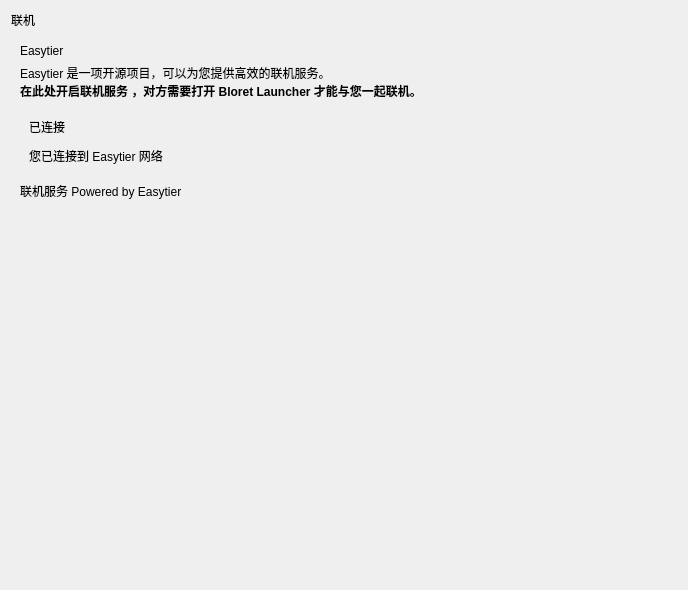
<?xml version="1.0" encoding="UTF-8"?>
<ui version="4.0">
 <class>Form</class>
 <widget class="QWidget" name="Form">
  <property name="geometry">
   <rect>
    <x>0</x>
    <y>0</y>
    <width>688</width>
    <height>590</height>
   </rect>
  </property>
  <property name="sizePolicy">
   <sizepolicy hsizetype="Preferred" vsizetype="Expanding">
    <horstretch>0</horstretch>
    <verstretch>0</verstretch>
   </sizepolicy>
  </property>
  <property name="windowTitle">
   <string>Form</string>
  </property>
  <property name="styleSheet">
   <string>
    @import url('https://cdn.jsdelivr.net/gh/zhiyiYo/PyQt-Fluent-Widgets@main/qfluentwidgets.qss');
   </string>
  </property>
  <layout class="QVBoxLayout" name="verticalLayout">
   <item>
    <widget class="TitleLabel" name="TitleLabel">
     <property name="text">
      <string>联机</string>
     </property>
    </widget>
   </item>
   <item>
    <widget class="SmoothScrollArea" name="SmoothScrollArea">
     <property name="styleSheet">
      <string notr="true">background: transparent; border: none</string>
     </property>
     <property name="widgetResizable">
      <bool>true</bool>
     </property>
     <widget class="QWidget" name="scrollAreaWidgetContents">
      <property name="geometry">
       <rect>
        <x>0</x>
        <y>0</y>
        <width>670</width>
        <height>528</height>
       </rect>
      </property>
      <layout class="QVBoxLayout" name="verticalLayout_2">
       <item>
        <widget class="SubtitleLabel" name="SubtitleLabel_2">
         <property name="text">
          <string>Easytier</string>
         </property>
        </widget>
       </item>
       <item>
        <widget class="CaptionLabel" name="CaptionLabel_9">
         <property name="sizePolicy">
          <sizepolicy hsizetype="Expanding" vsizetype="Preferred">
           <horstretch>0</horstretch>
           <verstretch>0</verstretch>
          </sizepolicy>
         </property>
         <property name="text">
          <string>&lt;html&gt;&lt;head/&gt;&lt;body&gt;&lt;p&gt;Easytier 是一项开源项目，可以为您提供高效的联机服务。&lt;br/&gt;&lt;span style=&quot; font-weight:700;&quot;&gt;在此处开启联机服务 ，对方需要打开 Bloret Launcher 才能与您一起联机。&lt;/span&gt;&lt;/p&gt;&lt;/body&gt;&lt;/html&gt;</string>
         </property>
         <property name="textFormat">
          <enum>Qt::MarkdownText</enum>
         </property>
         <property name="wordWrap">
          <bool>true</bool>
         </property>
         <property name="lightColor" stdset="0">
          <color alpha="150">
           <red>0</red>
           <green>0</green>
           <blue>0</blue>
          </color>
         </property>
         <property name="darkColor" stdset="0">
          <color alpha="200">
           <red>255</red>
           <green>255</green>
           <blue>255</blue>
          </color>
         </property>
        </widget>
       </item>
       <item>
        <widget class="CardWidget" name="CardWidget_2">
         <property name="minimumSize">
          <size>
           <width>0</width>
           <height>70</height>
          </size>
         </property>
         <layout class="QVBoxLayout" name="verticalLayout_3">
          <item>
           <widget class="StrongBodyLabel" name="StrongBodyLabel_17">
            <property name="text">
             <string>已连接</string>
            </property>
           </widget>
          </item>
          <item>
           <widget class="CaptionLabel" name="CaptionLabel_5">
            <property name="sizePolicy">
             <sizepolicy hsizetype="Expanding" vsizetype="Preferred">
              <horstretch>0</horstretch>
              <verstretch>0</verstretch>
             </sizepolicy>
            </property>
            <property name="text">
             <string>您已连接到 Easytier 网络</string>
            </property>
            <property name="wordWrap">
             <bool>true</bool>
            </property>
            <property name="lightColor" stdset="0">
             <color alpha="150">
              <red>0</red>
              <green>0</green>
              <blue>0</blue>
             </color>
            </property>
            <property name="darkColor" stdset="0">
             <color alpha="200">
              <red>255</red>
              <green>255</green>
              <blue>255</blue>
             </color>
            </property>
           </widget>
          </item>
         </layout>
        </widget>
       </item>
       <item>
        <widget class="CaptionLabel" name="CaptionLabel_6">
         <property name="sizePolicy">
          <sizepolicy hsizetype="Expanding" vsizetype="Preferred">
           <horstretch>0</horstretch>
           <verstretch>0</verstretch>
          </sizepolicy>
         </property>
         <property name="text">
          <string>联机服务 Powered by Easytier</string>
         </property>
         <property name="wordWrap">
          <bool>true</bool>
         </property>
         <property name="lightColor" stdset="0">
          <color alpha="150">
           <red>0</red>
           <green>0</green>
           <blue>0</blue>
          </color>
         </property>
         <property name="darkColor" stdset="0">
          <color alpha="200">
           <red>255</red>
           <green>255</green>
           <blue>255</blue>
          </color>
         </property>
        </widget>
       </item>
       <item>
        <spacer name="verticalSpacer">
         <property name="orientation">
          <enum>Qt::Vertical</enum>
         </property>
         <property name="sizeHint" stdset="0">
          <size>
           <width>20</width>
           <height>40</height>
          </size>
         </property>
        </spacer>
       </item>
      </layout>
     </widget>
    </widget>
   </item>
  </layout>
 </widget>
 <customwidgets>
  <customwidget>
   <class>CardWidget</class>
   <extends>QFrame</extends>
   <header>qfluentwidgets</header>
   <container>1</container>
  </customwidget>
  <customwidget>
   <class>SmoothScrollArea</class>
   <extends>QScrollArea</extends>
   <header>qfluentwidgets</header>
   <container>1</container>
  </customwidget>
  <customwidget>
   <class>CaptionLabel</class>
   <extends>QLabel</extends>
   <header>qfluentwidgets</header>
  </customwidget>
  <customwidget>
   <class>StrongBodyLabel</class>
   <extends>QLabel</extends>
   <header>qfluentwidgets</header>
  </customwidget>
  <customwidget>
   <class>SubtitleLabel</class>
   <extends>QLabel</extends>
   <header>qfluentwidgets</header>
  </customwidget>
  <customwidget>
   <class>TitleLabel</class>
   <extends>QLabel</extends>
   <header>qfluentwidgets</header>
  </customwidget>
 </customwidgets>
 <resources/>
 <connections/>
</ui>
